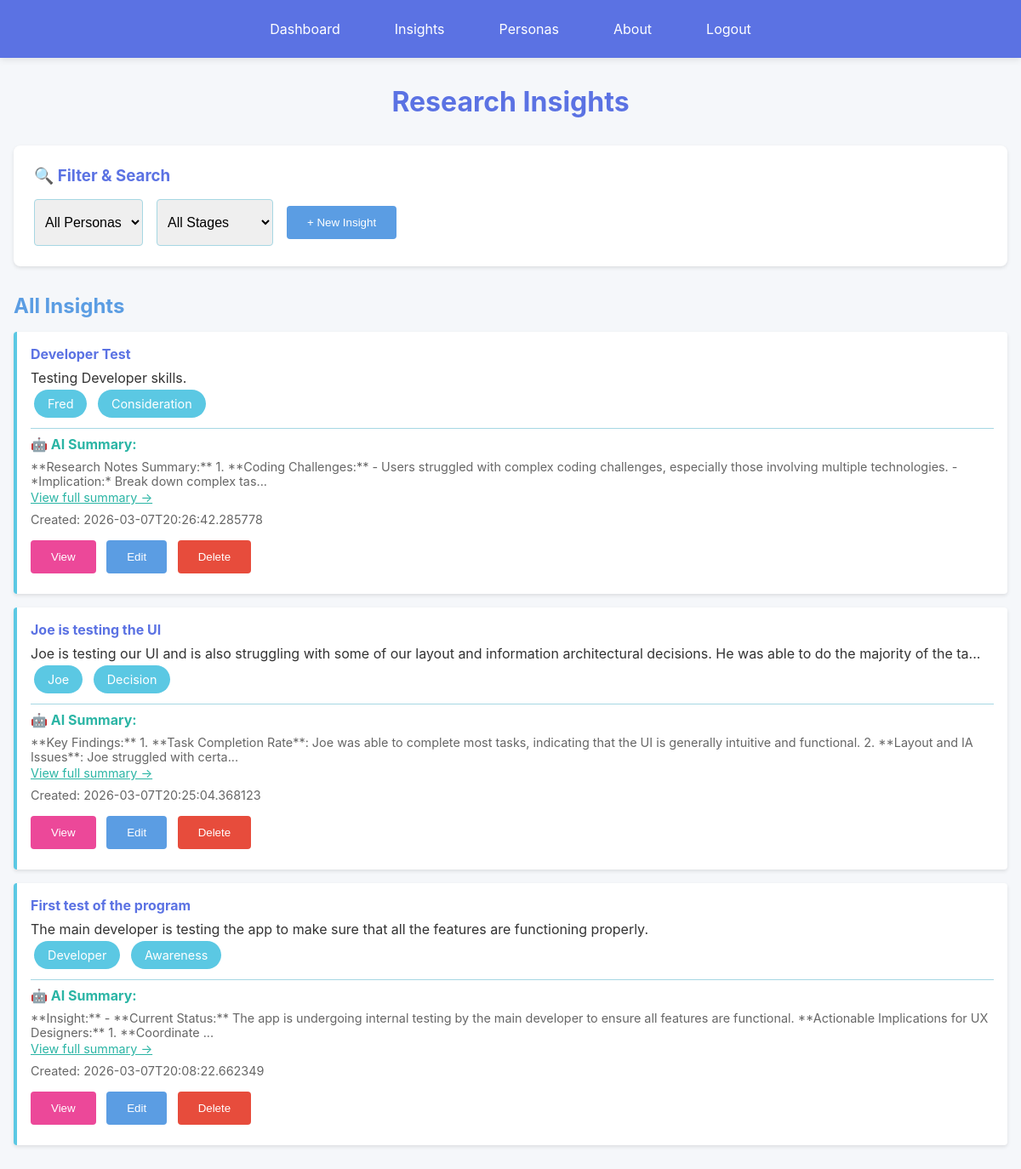
Before: /insights (signed in) with the older database file.
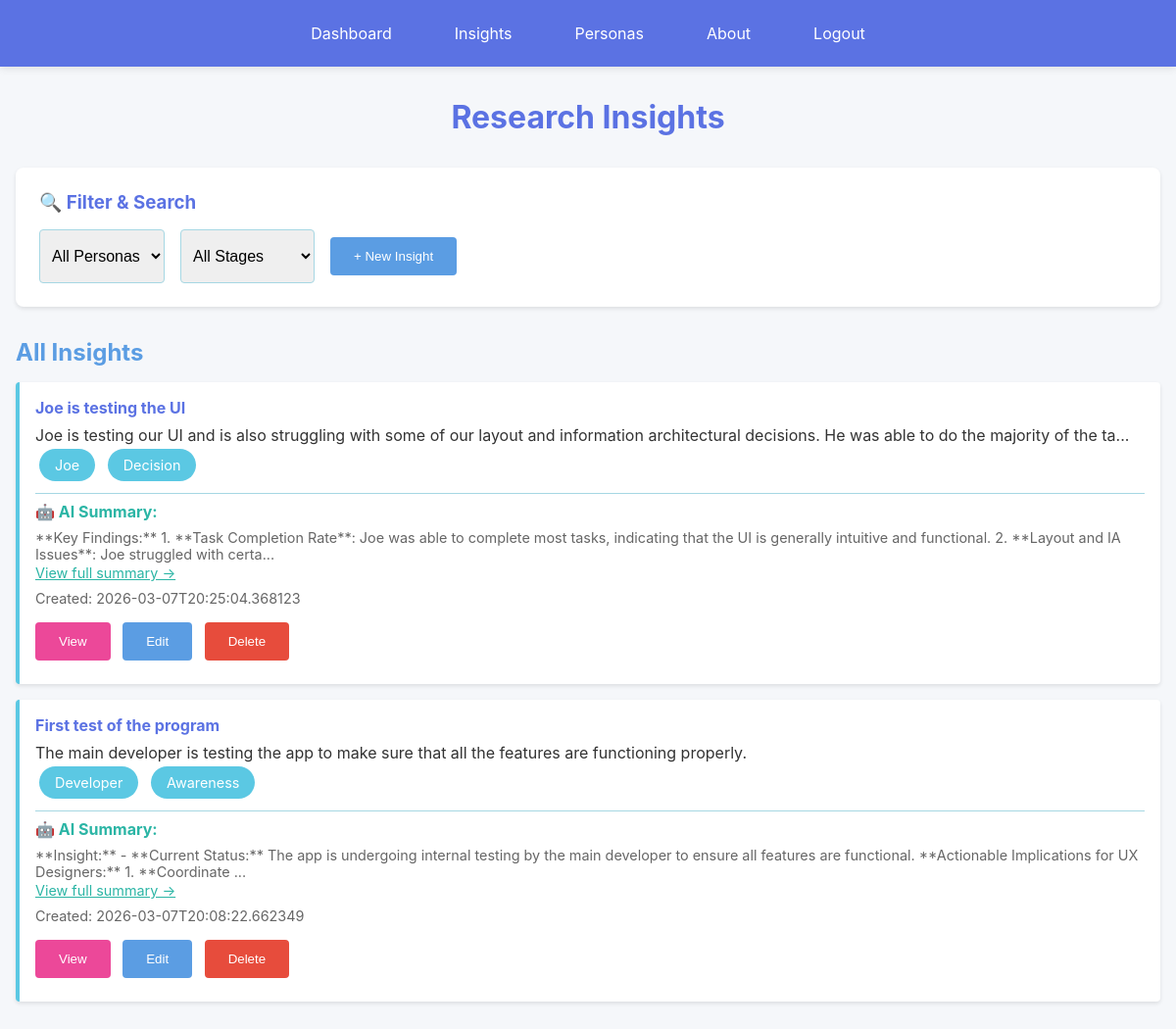
After: the same page with the newer database file.
### models.py (models this page shows, shortened)
class Insight(db.Model):
    __tablename__ = 'insights'
    id = db.Column(db.Integer, primary_key=True)
    user_id = db.Column(db.Integer, db.ForeignKey('users.id'), nullable=True, index=True)
    title = db.Column(db.String(200), nullable=False)
    description = db.Column(db.Text, nullable=False)
    persona_id = db.Column(db.Integer, db.ForeignKey('personas.id'), nullable=True)
    journey_stage = db.Column(db.String(100), nullable=True)
    timestamp = db.Column(db.DateTime, nullable=False, default=datetime.utcnow)
    ai_summary = db.Column(db.Text, nullable=True)
    def to_dict(self):
        return {
            'id': self.id,
            'user_id': self.user_id,
            'title': self.title,
            'description': self.description,
            'persona_id': self.persona_id,
            'persona_name': self.persona.name if self.persona else None,
            'journey_stage': self.journey_stage,
            'timestamp': self.timestamp.isoformat() if self.timestamp else None,
            'ai_summary': self.ai_summary
        }

class Persona(db.Model):
    __tablename__ = 'personas'
    id = db.Column(db.Integer, primary_key=True)
    user_id = db.Column(db.Integer, db.ForeignKey('users.id'), nullable=True, index=True)
    name = db.Column(db.String(200), nullable=False)
    description = db.Column(db.Text, nullable=False)
    timestamp = db.Column(db.DateTime, nullable=False, default=datetime.utcnow)
    insights = db.relationship('Insight', backref='persona', lazy=True, cascade='all, delete-orphan')
    def to_dict(self):
        return {
            'id': self.id,
            'user_id': self.user_id,
            'name': self.name,
            'description': self.description,
            'timestamp': self.timestamp.isoformat() if self.timestamp else None
        }

### web_app.py (the view)
@app.route('/insights')
@login_required
def insights():
    user_id = current_user_id()
    insights_list = Insight.query.filter_by(user_id=user_id).order_by(Insight.timestamp.desc()).all()
    personas_list = Persona.query.filter_by(user_id=user_id).all()
    return render_template(
        'insights.html',
        insights=[insight.to_dict() for insight in insights_list],
        personas=[persona.to_dict() for persona in personas_list]
    )

### web_app.py (called while the page is built)
def current_user_id():
    return session.get('user_id')

def get_current_user():
    user_id = current_user_id()
    if not user_id:
        return None
    return User.query.get(user_id)

def login_required(view_func):
    @wraps(view_func)
    def wrapped(*args, **kwargs):
        if not current_user_id():
            flash('Please log in to continue.', 'error')
            return redirect(url_for('login'))
        return view_func(*args, **kwargs)
    return wrapped

@app.context_processor
def inject_shared_context():
    return {
        'colors': COLORS,
        'current_user': get_current_user()
    }

### templates/insights.html (shortened to what this page needs)
{% extends "base.html" %}
{% block content %}
<h1>Research Insights</h1>
<div class="filter-section">
    <h3>🔍 Filter & Search</h3>
    <div class="filter-group">
        <select id="personaFilter" onchange="filterInsights()">
            <option value="">All Personas</option>
        </select>
        <select id="stageFilter" onchange="filterInsights()">
            <option value="">All Stages</option>
        </select>
        <button class="btn btn-secondary" onclick="window.location.href='/insights/new'">+ New Insight</button>
    </div>
</div>
<h2>All Insights</h2>
{% if insights %}
<div class="insights-list">
    {% for insight in insights %}
    <div class="insight-item">
        <h4><a href="/insights/{{ insight.id }}" style="color: var(--royal-blue); text-decoration: none;">{{ insight.title }}</a></h4>
        <p>{{ insight.description[:150] }}{% if insight.description|length > 150 %}...{% endif %}</p>
        {% if insight.persona_id %}
        <span class="chip">{{ insight.persona_name }}</span>
        {% endif %}
        {% if insight.journey_stage %}
        <span class="chip">{{ insight.journey_stage }}</span>
        {% endif %}
        {% if insight.ai_summary %}
        <div style="margin-top: 0.5rem; padding-top: 0.5rem; border-top: 1px solid var(--soft-blue);">
            <strong style="color: var(--bright-turquoise);">🤖 AI Summary:</strong>
            <p style="font-size: 0.9rem; color: #666; margin-top: 0.5rem;">{{ insight.ai_summary[:200] }}{% if insight.ai_summary|length > 200 %}...{% endif %}</p>
            <a href="/insights/{{ insight.id }}" style="color: var(--bright-turquoise); font-size: 0.9rem;">View full summary →</a>
        </div>
        {% else %}
        <div style="margin-top: 0.5rem;">
            <button class="btn btn-ai" onclick="generateSummary('{{ insight.id }}')">Generate AI Summary</button>
        </div>
        {% endif %}
        <div class="meta">Created: {{ insight.timestamp }}</div>
        <div style="margin-top: 0.5rem;">
            <button class="btn btn-view" onclick="window.location.href='/insights/{{ insight.id }}'">View</button>
            <button class="btn btn-secondary" onclick="editInsight('{{ insight.id }}')">Edit</button>
            <button class="btn" onclick="deleteInsight('{{ insight.id }}')" style="background-color: #e74c3c;">Delete</button>
        </div>
    </div>
    {% endfor %}
</div>
{% else %}
<div class="empty-state">
    <p>No insights created yet.</p>
    <button class="btn" onclick="window.location.href='/insights/new'">Create Your First Insight</button>
</div>
{% endif %}
{% endblock %}

Changed rows visible on the page:
removed Insight: title "Developer Test", description "Testing Developer skills.", journey_stage "Consideration", ai_summary "**Research Notes Summary:** 1. **Coding Challenges:** - Users struggled with complex coding challenges, especially those involving multiple technologies. - *Implication:* Break down complex tas"
no longer on this page (row unchanged): Persona: persona_name "Fred"
Other visible differences:
list line gone: "🤖 AI Summary: ... View full summary → Created: 2026-03-07T20:26:42.285778 View Edit Delete"
